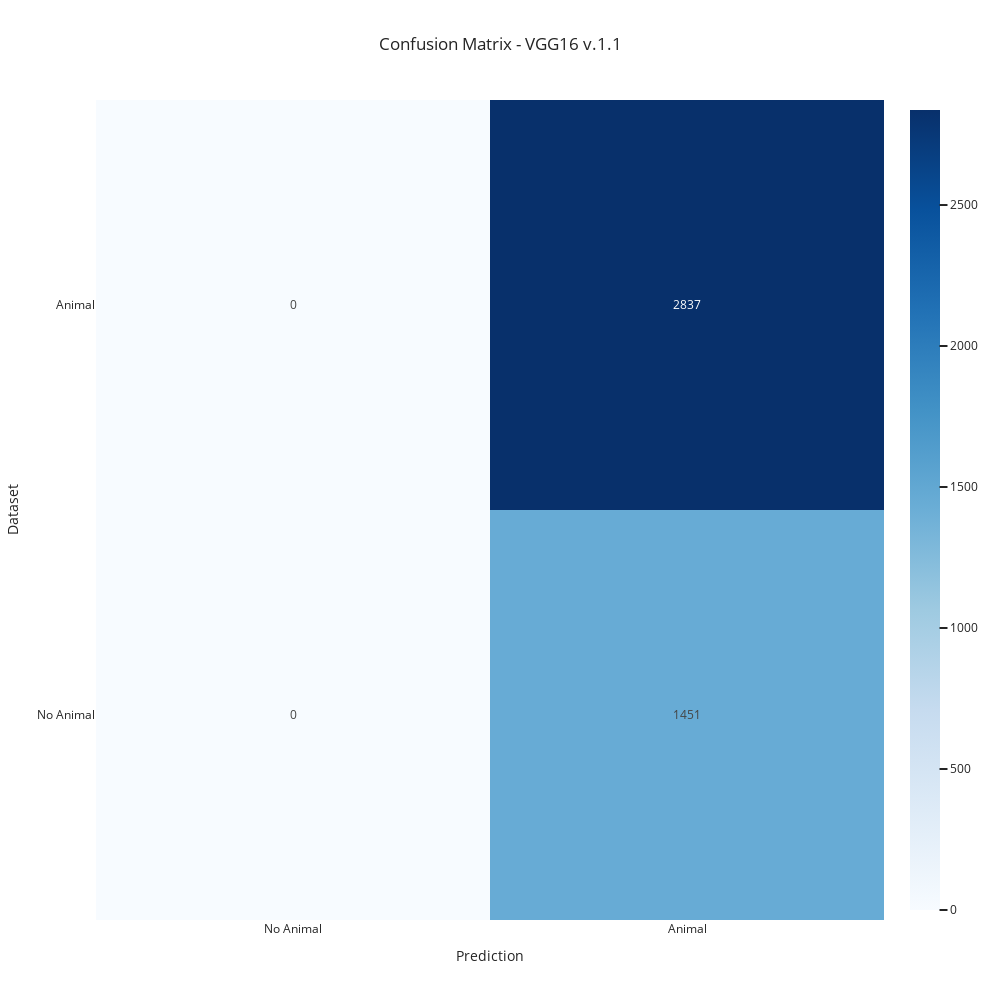

The notebook cell this image was saved under:
### Code cell
import plotly.graph_objects as go
from sklearn.metrics import confusion_matrix

# Obtener las clases predichas a partir de las probabilidades
y_pred_class = (y_pred_prob > 0.5).astype(int)  # Para clasificación binaria

# Calcular la matriz de confusión
conf_matrix = confusion_matrix(y_true, y_pred_class)

# Crear etiquetas con los números
conf_matrix_text = [[str(value) for value in row] for row in conf_matrix]

# Crear el heatmap con Plotly
fig = go.Figure(
    data=go.Heatmap(
        z=conf_matrix,
        x=["No Animal", "Animal"],  # Predicted labels
        y=["No Animal", "Animal"],  # Actual labels
        text=conf_matrix_text,  # Añadir los valores como texto
        texttemplate="%{text}",  # Mostrar los valores en las celdas
        colorscale="Blues",
        showscale=True,
    )
)

# Configurar diseño
fig.update_layout(
    title=f"Confusion Matrix - {model_name} {version}",
    xaxis_title="Prediction",
    yaxis_title="Dataset",
    xaxis=dict(tickmode="array", tickvals=[0, 1], ticktext=["No Animal", "Animal"]),
    yaxis=dict(tickmode="array", tickvals=[0, 1], ticktext=["No Animal", "Animal"]),
    template="seaborn",
    width=1000,
    height=1000,
)

# Mostrar la figura
fig.show()

### Figure 1 — Plotly figure (JSON) as saved in the notebook; plotly's stock layout.template omitted (floating-point values rounded to 4 significant figures)
{"data": [{"colorscale": [[0, "rgb(247,251,255)"], [0.125, "rgb(222,235,247)"], [0.25, "rgb(198,219,239)"], [0.375, "rgb(158,202,225)"], [0.5, "rgb(107,174,214)"], [0.625, "rgb(66,146,198)"], [0.75, "rgb(33,113,181)"], [0.875, "rgb(8,81,156)"], [1, "rgb(8,48,107)"]], "showscale": true, "text": [["0", "1451"], ["0", "2837"]], "texttemplate": "%{text}", "type": "heatmap", "x": ["No Animal", "Animal"], "y": ["No Animal", "Animal"], "z": [[0, 1451], [0, 2837]]}], "layout": {"height": 1000, "title": {"text": "Confusion Matrix - VGG16 v.1.1"}, "width": 1000, "xaxis": {"tickmode": "array", "ticktext": ["No Animal", "Animal"], "tickvals": [0, 1], "title": {"text": "Prediction"}}, "yaxis": {"tickmode": "array", "ticktext": ["No Animal", "Animal"], "tickvals": [0, 1], "title": {"text": "Dataset"}}}}
